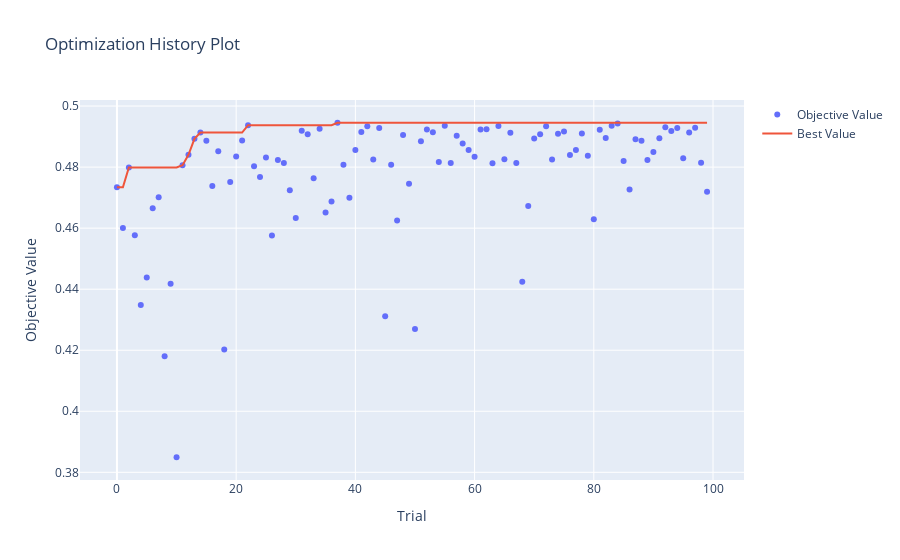
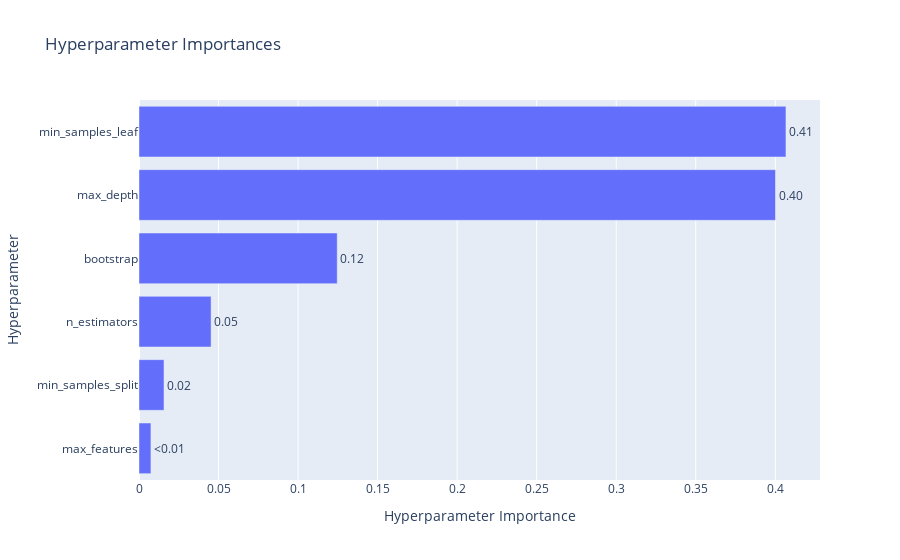

These figures' notebook cell, in order:
### Code cell
print(f"Лучшие параметры для Random Forest:")
print(study_rf.best_params)
print(f"Лучший R2: {study_rf.best_value:.4f}")

fig = optuna.visualization.plot_optimization_history(study_rf)
fig.show()

fig = optuna.visualization.plot_param_importances(study_rf)
fig.show()
